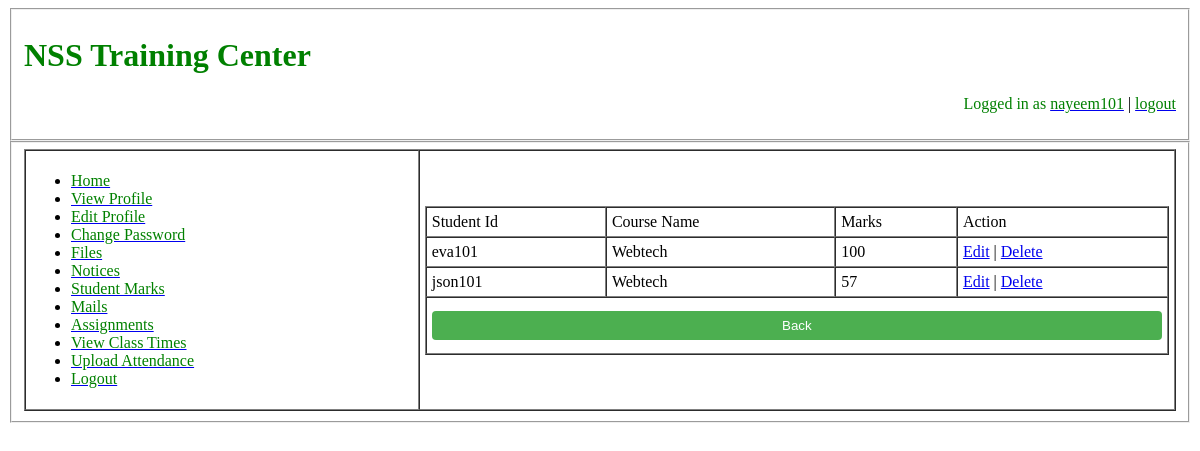
Screenshot of /views/trainerViewStudentMarks.php (signed in) with the database file from the repository.
### tables this page shows
CREATE TABLE `studentmarks` (
  `id` int(10) NOT NULL,
  `trainerid` varchar(30) NOT NULL,
  `studentid` varchar(30) NOT NULL,
  `coursename` varchar(30) NOT NULL,
  `marks` varchar(15) NOT NULL
);

### service/trainerStudentMarksService.php (called while the page is built, shortened)
<?php
	function getallstudentmarksbyuserid($userid)
	{
		$conn = dbConnection();
		$sql = "select * from studentmarks where trainerid='{$userid}'";
		$result = mysqli_query($conn, $sql);
		$mails = [];
		while($row = mysqli_fetch_assoc($result)){
			array_push($mails, $row);
		}
		return $mails;
	}
?>

### views/trainerViewStudentMarks.php (the view, shortened to what this page needs)
<?php
	require_once('../service/trainerStudentMarksService.php');
?>
<!DOCTYPE html>
<html>
<head>
	<link rel="stylesheet" type="text/css" href="../assets/css/trainerStyle.css">
</head>
<body>
	<fieldset>
		<p><h1><font color='green'>NSS Training Center</font></h1></p>
		<?php
			if(!empty($_SESSION))
			{
				echo "<p align='right'><font color='black'>Logged in as </font><a href='viewProfileTrainer.php'><font >".$_SESSION['userid']."</font></a> | <a href='../php/logout.php'><font >logout</font></a></p>";
			}
			else
				echo "<p align='right'><font color='black'>Logged in as </font><a href='viewProfileTrainer.php'><font >".$_COOKIE['userid']."</font></a> | <a href='../php/logout.php'><font >logout</font></a></p>";
		?>
	</fieldset>
	<fieldset>
		<table cellspacing="0" cellpadding="5" border="1" width="100%">
			<tr>
				<td colspan="10">
					<ul>
						<li><a href='trainerHome.php'><font >Home</font></a></li>
						<li><a href="viewProfileTrainer.php"><font >View Profile</font></a></li>
						<li><a href="editProfileTrainer.php"><font >Edit Profile</font></a></li>
						<li><a href="changePassword.php"><font >Change Password</font></a></li>
						<li><a href="trainerFile.php"><font >Files</font></a></li>
						<li><a href="trainerNotice.php"><font >Notices</font></a></li>
						<li><a href="studentMarks.php"><font >Student Marks</font></a></li>
						<li><a href="trainerMail.php"><font >Mails</font></a></li>
						<li><a href="trainerAssignment.php"><font >Assignments</font></a></li>
						<li><a href="trainerViewClasstime.php"><font >View Class Times</font></a></li>
						<li><a href="trainerAttendance.php"><font >Upload Attendance</font></a></li>
						<li><a href="../php/logout.php"><font >Logout</font></a></li>
					</ul>
				</td>
				<td align="Center">
					<table border="1" width="100%" cellspacing="0" cellpadding="5">
						<tr>
							<td>Student Id</td>
							<td>Course Name</td>
							<td>Marks</td>
							<td>Action</td>
						</tr>
						<?php
							if (!empty($_SESSION['userid']))
							{
								$userid = $_SESSION['userid'];
							}
							else
							{
								$userid = $_COOKIE['userid'];
							}
						?>
						<?php
							$marks = getallstudentmarksbyuserid($userid);
							for ($i=0; $i != count($marks); $i++)
							{
						?>
						<tr>
							<td><?=$marks[$i]['studentid']?></td>
							<td><?=$marks[$i]['coursename']?></td>
							<td><?=$marks[$i]['marks']?></td>
							<td>
								<a href="trainerEditStudentMarks.php?id=<?=$marks[$i]['id']?>">Edit</a> |
								<a href="trainerDeleteStudentMarks.php?id=<?=$marks[$i]['id']?>">Delete</a>
							</td>
						</tr>
						<?php
							}
						?>
						<tr>
							<td colspan="4" align="left">
								<a href="studentMarks.php">
									<button type="button">
										Back
									</button>
								</a>
							</td>
						</tr>
					</table>
				</td>
			</tr>
		</table>
	</fieldset>
</body>
</html>

### assets/css/trainerStyle.css (style rules this page uses)
font { color:green; }
table { text-align: left; }
button { width: 100%; background-color: #4CAF50; color: white; padding: 7px 7px; margin: 8px 0; border: none; border-radius: 4px; cursor: pointer; }

### rows the page displays
studentmarks: studentid "eva101", coursename "Webtech", marks "100"
studentmarks: studentid "json101", coursename "Webtech", marks "57"

### other values shown
$_SESSION['userid'] "nayeem101"
